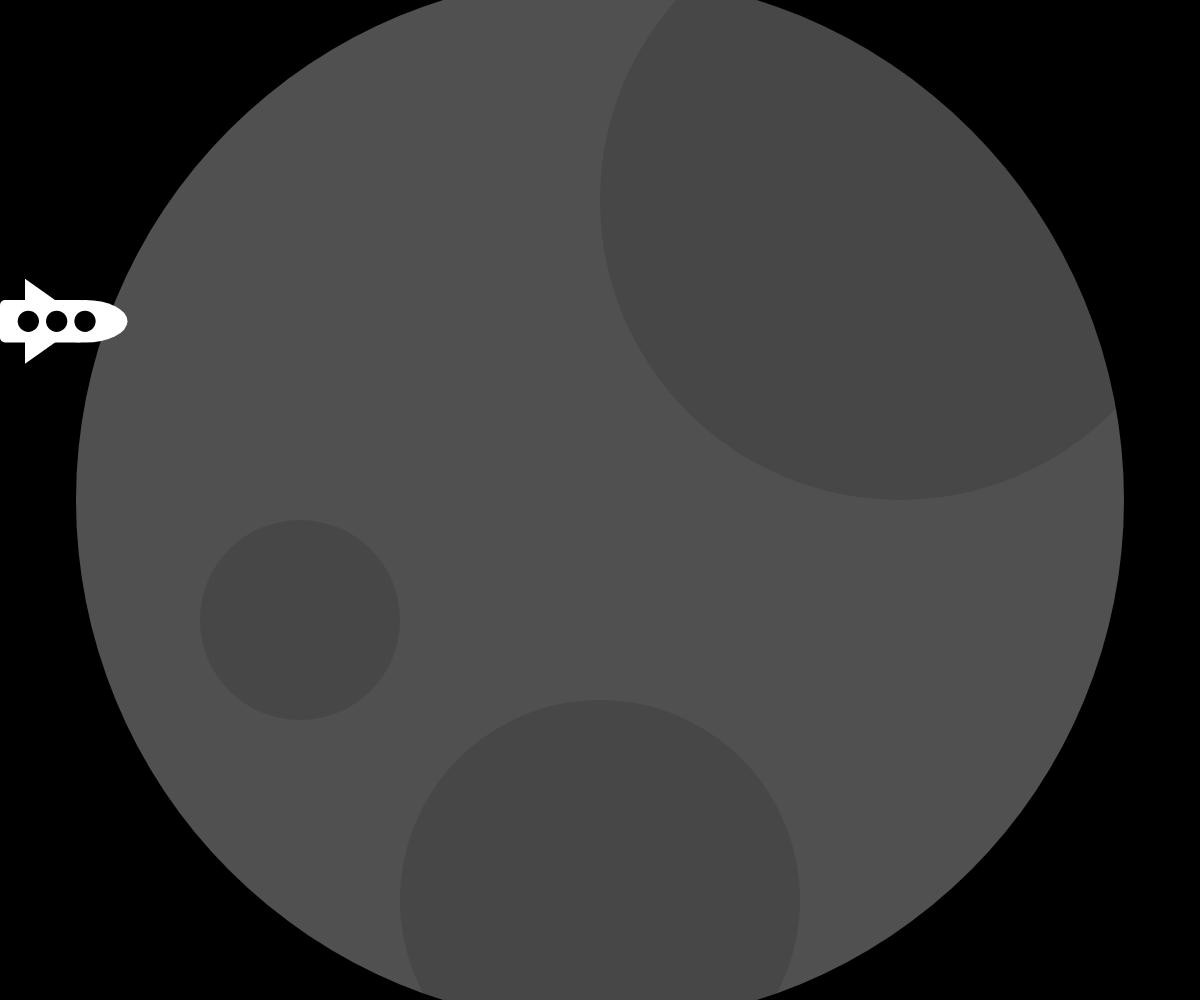
Frame 1 (no input)
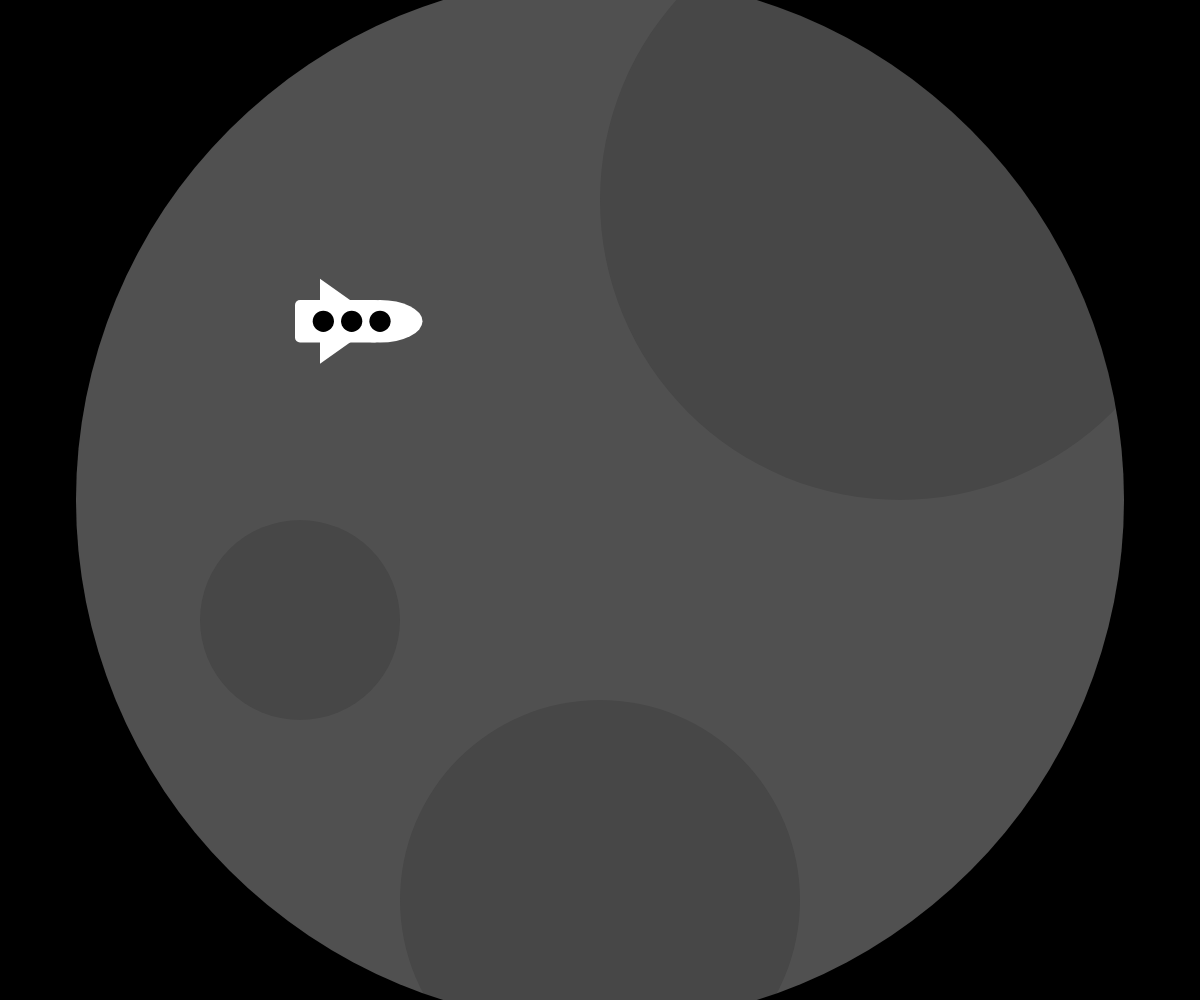
Frame 60 (no input)
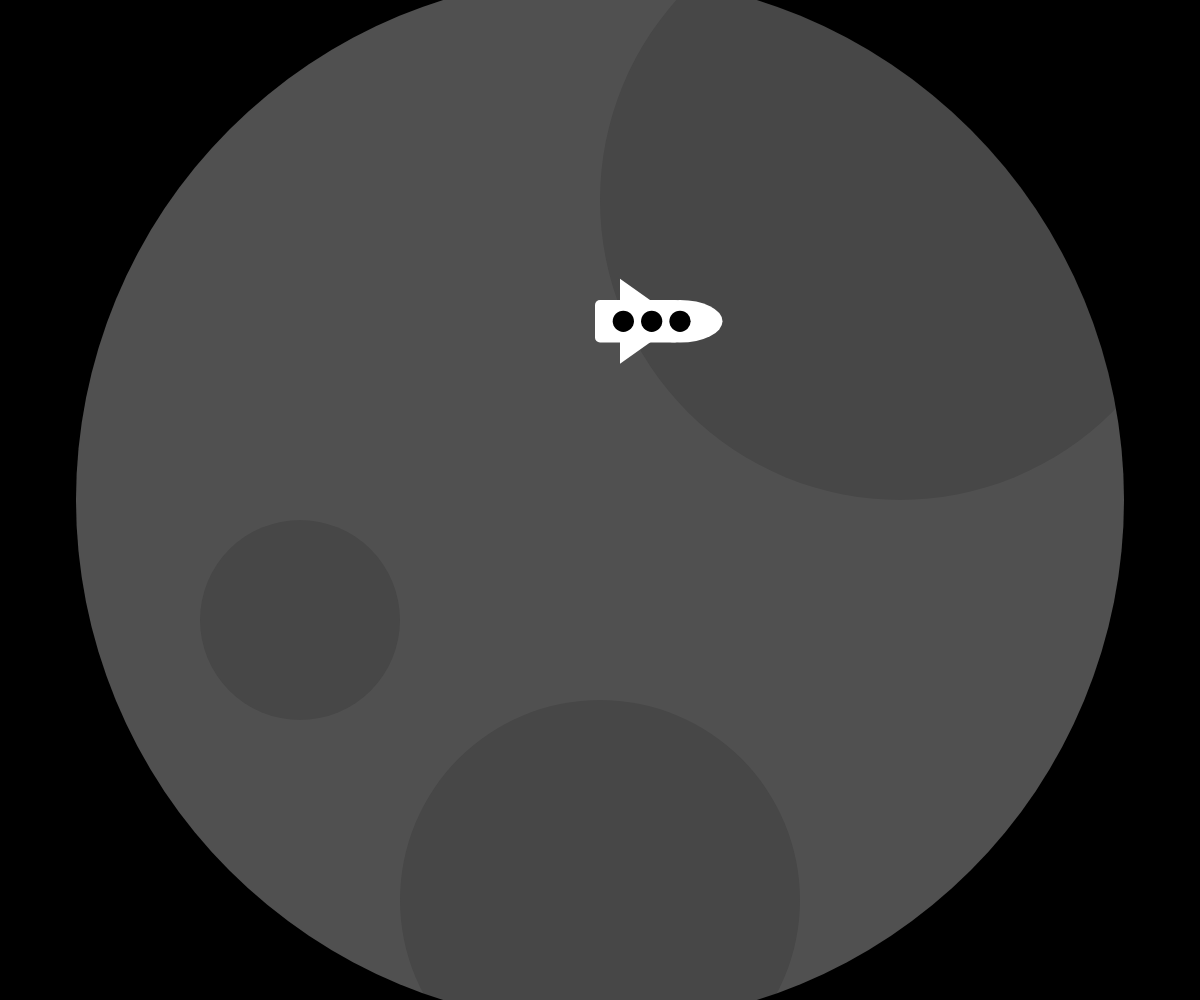
Frame 120 (the mouse pressed at the canvas centre since frame 60)

The p5.js sketch that drew these frames (run headless with seeded random() and noise() and a simulated clock; from frame 60 on, the mouse is pressed at the canvas centre):

// p5.js sketch
// ── sketch.js
let x = 0; // Starting position for x
let y = 300; // Starting position for y
let size = 85; 
let speed = 5; 

//set up
function setup() {
  createCanvas(windowWidth, windowHeight);
  frameRate(32); // Slower frame rate
  noStroke();
}

//draw
function draw() {
  background(0);
  drawMoon(); 
  spaceship(x, y, size);

  if (x > width + 100) {
    x = -50; // Reset x position 
    y = random(0, height); // Reset at a random y position
  }
  x = x + speed; // Increment x position
}

// Custom function to draw the moon
function drawMoon() {
  // Moon
  fill(80);
  ellipse(width / 2, height / 2, width / 1.145);

  // Crater
  fill(0, 30);
  ellipse(width / 2 + width / 4, height / 2 - width / 4, width / 2);

  // Crater
  fill(0, 30);
  ellipse(width / 2 - width / 4, height / 2 + width / 10, width / 6);

  // Crater
  fill(0, 30);
  ellipse(width / 2, height / 2 + width / 3, width / 3);
}

// Custom function to draw spaceship
function spaceship(x, y, size) {
  fill(255);
  
  // Wings
  triangle(x + 25, y - size / 4, x + size, y + size / 4, x + 25, y + size * 3 / 4);
  
  // Body
  rect(x, y, size, size / 2, 5);
  ellipse(x + size, y + size / 4, size, size / 2);
  
  // Windows
  fill(0);
  ellipse(x + size / 3, y + size / 4, size / 4);
  ellipse(x + size * 2 / 3, y + size / 4, size / 4);
  ellipse(x + size, y + size / 4, size / 4);
}
// ── style.css
body {
    margin: 0;
    padding: 0;
  }
  canvas {
    display: block;
  }
